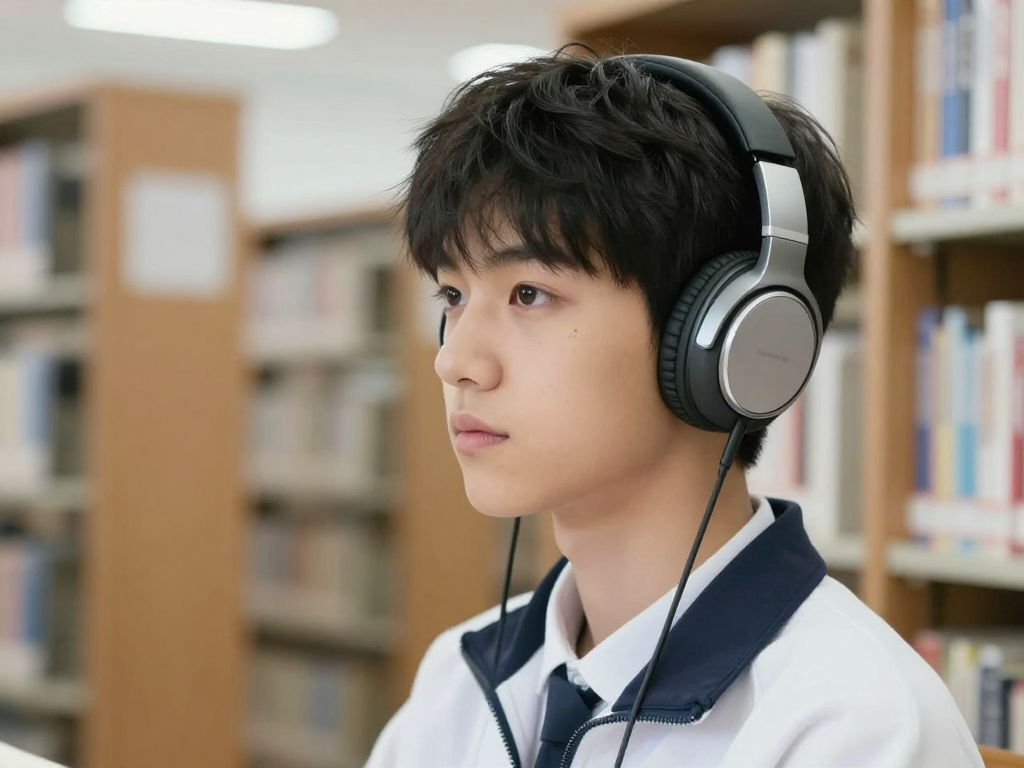

This chart was generated by the following Python code:
import os
from pathlib import Path

from huggingface_hub import InferenceClient


PROMPT = """
masterpiece, best quality, highly detailed, fresh school-life illustration,
bright youthful atmosphere, cool distant gaze,
sharp refined eyes, small beauty mark under the eye,
handsome schoolboy with polished campus-idol look, stylish over-ear headphones,
side-profile composition, wearing headphones, immersed in music,
inside a quiet school library, cool distant mood, reserved expression,
centered face, full head visible, avatar-friendly composition
""".strip()


def main() -> None:
    token = os.environ.get("HF_TOKEN")
    if not token:
        raise RuntimeError("HF_TOKEN is not set. Please export your Hugging Face token first.")

    client = InferenceClient(
        provider="fal-ai",
        api_key=token,
    )

    image = client.text_to_image(
        prompt=PROMPT,
        model="Tongyi-MAI/Z-Image-Turbo",
    )

    output_path = Path("zimage_test3.png")
    image.save(output_path)
    print(f"saved to {output_path.resolve()}")


if __name__ == "__main__":
    main()
